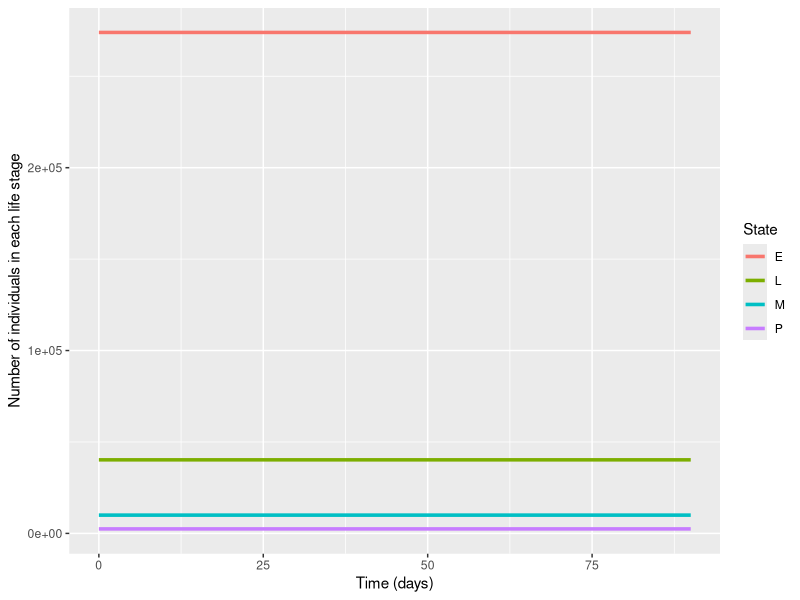
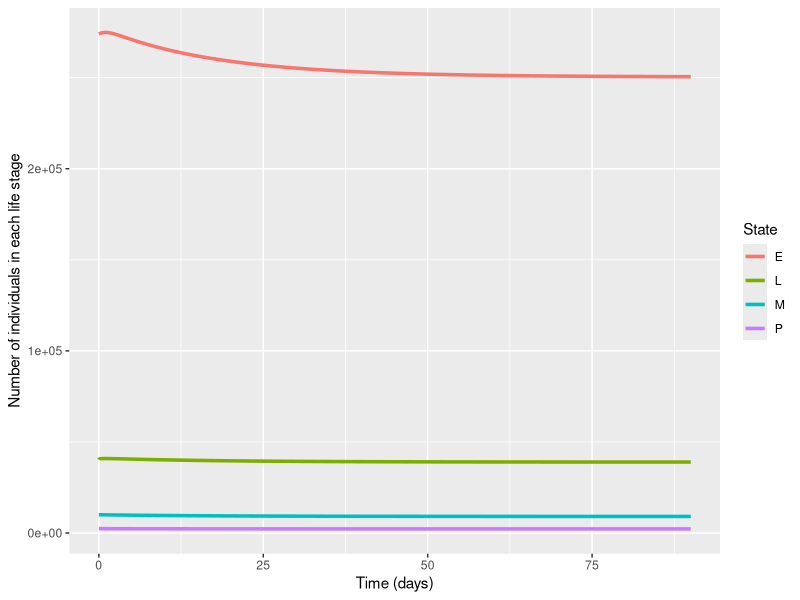
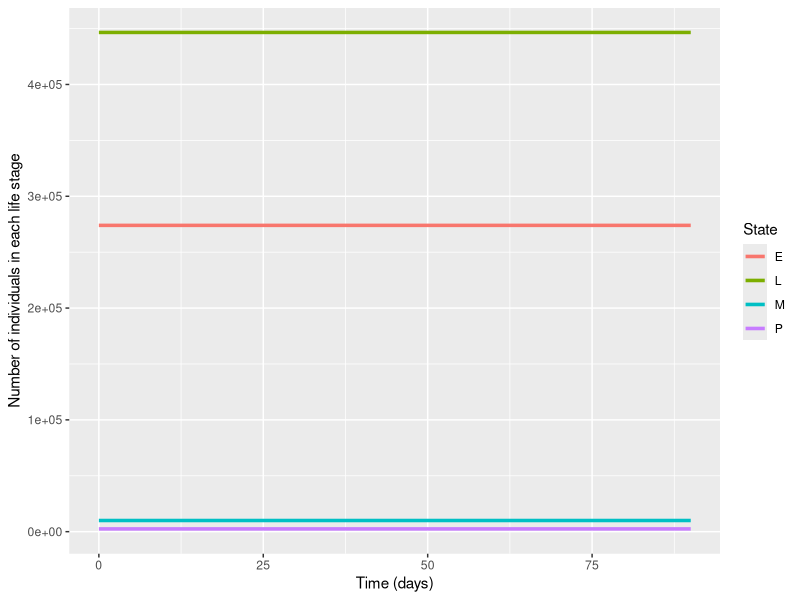
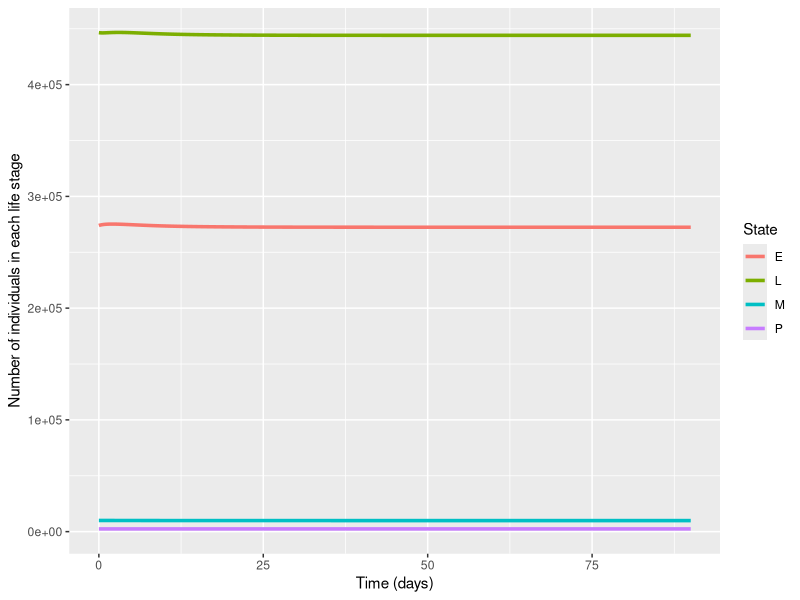

The R source for these figures, in order:
#################################################
## MASH EL4P MODEL ANALYTICS                   ##
## John Marshall (john.marshall@berkeley.edu)  ##
## 10/5/2017                                   ##
#################################################

#################################################
## VECTOR OF PARAMETERS:                       ##
#################################################

parameters <- c(
  M_eq = 10000, # Equilibrium number of adult female mosquitoes
  beta = 32, # Mean number of eggs laid per adult femal parameters["beta"]
  mu_E = 0.168, # Egg daily death rate
  mu_L = 0.168, # Larval daily death rate
  mu_P = 0.168, # Pupal daily death rate
  mu_M = 0.123, # Adult female daily death rate
  d_E = 1, # Mean duration of egg stage (days)
  d_L = 14, # Mean duration of larval stage (days)
  d_P = 1) # Mean duration of pupal stage (days)

numDays <- 3*30 # Simulation over 3 months

#################################################
## ELP DIFFERENTIAL EQUATIONS:                 ##
#################################################

library(deSolve)

# Derivatives function for Ross-Macdonald malaria model:
ELP_ODEs <- function(time, state, parameters) {

  # Parameters:
  M_eq <- parameters[["M_eq"]]
  beta <- parameters[["beta"]]
  mu_E <- parameters[["mu_E"]]
  mu_L <- parameters[["mu_L"]]
  mu_P <- parameters[["mu_P"]]
  mu_M <- parameters[["mu_M"]]
  d_E <- parameters[["d_E"]]
  d_L <- parameters[["d_L"]]
  d_P <- parameters[["d_P"]]

  # Equilibria & larval carrying capacity (derived):
  P_eq <- M_eq * 2 * d_P * mu_M
  E_eq <- beta * M_eq / (mu_E + (1/d_E))
  L_eq <- (mu_P + (1/d_P)) * d_L * P_eq
  K <- L_eq/(E_eq/(mu_L * d_E * L_eq) - 1/(mu_L * d_L) - 1)

  # States:
  E <- state["E"]
  L <- state["L"]
  P <- state["P"]
  M <- state["M"]

  # Derivatives:
  dE <- beta*M - mu_E*E - E/d_E
  dL <- E/d_E - mu_L*(1 + L/K)*L - L/d_L
  dP <- L/d_L - mu_P*P - P/d_P
  dM <- (1/2)*(P/d_P) - mu_M*M

  return(list(c(dE, dL, dP, dM)))
}

# Equilibria & larval carrying capacity (derived):
M_eq <- parameters[["M_eq"]]
beta <- parameters[["beta"]]
mu_E <- parameters[["mu_E"]]
mu_L <- parameters[["mu_L"]]
mu_P <- parameters[["mu_P"]]
mu_M <- parameters[["mu_M"]]
d_E <- parameters[["d_E"]]
d_L <- parameters[["d_L"]]
d_P <- parameters[["d_P"]]

P_eq <- M_eq * 2 * d_P * mu_M
E_eq <- beta * M_eq / (mu_E + (1/d_E))
L_eq <- (mu_P + (1/d_P)) * d_L * P_eq

## Trajectory for ELP immature form model:
trajectory <- ode(y = c(E = E_eq, L = L_eq, P = P_eq, M = M_eq),
                  times = seq(from = 0, to = numDays, by = 0.01),
                  parms = parameters, func = ELP_ODEs)

## The first few entries of the trajectory matrix:
head(trajectory)

## Convert the trajectory matrix into a data frame:
trajectory_df <- data.frame(trajectory)

## Plot the number of people in each state over time using "ggplot()":
library(ggplot2)

ggplot(trajectory_df, aes(x=time, y=trajectory_df, color=State)) +
  geom_line(aes(y = E, col = "E"), size = 1.2) +
  geom_line(aes(y = L, col = "L"), size = 1.2) +
  geom_line(aes(y = P, col = "P"), size = 1.2) +
  geom_line(aes(y = M, col = "M"), size = 1.2) +
  labs(x = "Time (days)", y = "Number of individuals in each life stage")

#################################################
## ELP DIFFERENCE EQUATIONS:                   ##
#################################################

timeStepSize <- 0.01 # Time-step size of 0.01 days

# Calculate trajectory predicted by a system of difference equations:

ELP_diffEqs <- function(parameters, numDays, timeStepSize) {

  # Extract parameters from parameter vector:
  M_eq <- parameters[["M_eq"]]
  beta <- parameters[["beta"]]
  mu_E <- parameters[["mu_E"]]
  mu_L <- parameters[["mu_L"]]
  mu_P <- parameters[["mu_P"]]
  mu_M <- parameters[["mu_M"]]
  d_E <- parameters[["d_E"]]
  d_L <- parameters[["d_L"]]
  d_P <- parameters[["d_P"]]

  # Equilibria & larval carrying capacity (derived):
  P_eq <- M_eq * 2 * d_P * mu_M
  E_eq <- beta * M_eq / (mu_E + (1/d_E))
  L_eq <- (mu_P + (1/d_P)) * d_L * P_eq
  K <- L_eq/(E_eq/(mu_L * d_E * L_eq) - 1/(mu_L * d_L) - 1)

  # Initial state values (equilibrium solution):
  E <- E_eq
  L <- L_eq
  P <- P_eq
  M <- M_eq
  time <- 0

  numTimeSteps <- (numDays / timeStepSize) + 1

  for (i in 2:numTimeSteps) {
    E[i] <- (beta*timeStepSize) * M[i-1] + exp(-mu_E*timeStepSize) * (1-(1-exp(-timeStepSize/d_E))) * E[i-1]
    L[i] <- exp(-mu_E*timeStepSize) * (1-exp(-timeStepSize/d_E)) * E[i-1] + exp(-mu_L*timeStepSize*(1+(L[i-1]/K))) * (1-(1-exp(-timeStepSize/d_L))) * L[i-1]
    P[i] <- exp(-mu_L*timeStepSize*(1+(L[i-1]/K))) * (1-exp(-timeStepSize/d_L)) * L[i-1] + exp(-mu_P*timeStepSize) * (1-(1-exp(-timeStepSize/d_P))) * P[i-1]
    M[i] <- exp(-mu_P*timeStepSize) * (1-exp(-timeStepSize/(2*d_P))) * P[i-1] + exp(-mu_M*timeStepSize) * M[i-1]
    time[i] <- time[i-1] + timeStepSize
  }

  ## Return the results as a data frame:
  results <- data.frame(E, L, P, M, time)
  return(results)
}

trajectory <- ELP_diffEqs(parameters, numDays, timeStepSize)

## The first few entries of the trajectory matrix:
head(trajectory)

## Convert the trajectory matrix into a data frame:
trajectory_df <- data.frame(trajectory)
time <- trajectory_df$time

## Plot the number of people in each state over time using "ggplot()":
library(ggplot2)

ggplot(trajectory_df, aes(x=time, y=trajectory_df, color=State)) +
  geom_line(aes(y = E, col = "E"), size = 1.2) +
  geom_line(aes(y = L, col = "L"), size = 1.2) +
  geom_line(aes(y = P, col = "P"), size = 1.2) +
  geom_line(aes(y = M, col = "M"), size = 1.2) +
  labs(x = "Time (days)", y = "Number of individuals in each life stage")

#################################################
## EL4P DIFFERENTIAL EQUATIONS:                ##
#################################################

library(deSolve)

# Derivatives function for Ross-Macdonald malaria model:
EL4P_ODEs <- function(time, state, parameters) {

  # Parameters:
  M_eq <- parameters[["M_eq"]]
  beta <- parameters[["beta"]]
  mu_E <- parameters[["mu_E"]]
  mu_L <- parameters[["mu_L"]]
  mu_P <- parameters[["mu_P"]]
  mu_M <- parameters[["mu_M"]]
  d_E <- parameters[["d_E"]]
  d_L <- parameters[["d_L"]]
  d_P <- parameters[["d_P"]]

  # Equilibria & larval carrying capacity (derived):
  P_eq <- M_eq * 2 * d_P * mu_M
  E_eq <- beta * M_eq / (mu_E + (1/d_E))
  L1_eq <- (beta^(3/4) * d_L * M_eq * (1 + d_P * mu_P)^(1/4) * mu_M^(1/4)) /
    (2^(7/4) * (1 + d_E * mu_E)^(3/4))
  L2_eq <- (beta^(2/4) * d_L * M_eq * (1 + d_P * mu_P)^(2/4) * mu_M^(2/4)) /
    (2^(6/4) * (1 + d_E * mu_E)^(2/4))
  L3_eq <- (beta^(1/4) * d_L * M_eq * (1 + d_P * mu_P)^(3/4) * mu_M^(3/4)) /
    (2^(5/4) * (1 + d_E * mu_E)^(1/4))
  L4_eq <- (d_L * M_eq * (1 + d_P * mu_P) * mu_M) / 2
  L_eq <- L1_eq + L2_eq + L3_eq + L4_eq
  K <- L_eq / (E_eq/(mu_L * d_E * L1_eq) - 4/(mu_L * d_L) - 1)

  # States:
  E <- state["E"]
  L1 <- state["L1"]
  L2 <- state["L2"]
  L3 <- state["L3"]
  L4 <- state["L4"]
  P <- state["P"]
  M <- state["M"]

  L <- L1 + L2 + L3 + L4

  # Derivatives:
  dE <- beta*M - mu_E*E - E/d_E
  dL1 <- E/d_E - mu_L*(1 + L/K)*L1 - 4*L1/d_L
  dL2 <- 4*L1/d_L - mu_L*(1 + L/K)*L2 - 4*L2/d_L
  dL3 <- 4*L2/d_L - mu_L*(1 + L/K)*L3 - 4*L3/d_L
  dL4 <- 4*L3/d_L - mu_L*(1 + L/K)*L4 - 4*L4/d_L
  dP <- 4*L4/d_L - mu_P*P - P/d_P
  dM <- (1/2)*(P/d_P) - mu_M*M

  return(list(c(dE, dL1, dL2, dL3, dL4, dP, dM)))
}

# Equilibria & larval carrying capacity (derived):
M_eq <- parameters[["M_eq"]]
beta <- parameters[["beta"]]
mu_E <- parameters[["mu_E"]]
mu_L <- parameters[["mu_L"]]
mu_P <- parameters[["mu_P"]]
mu_M <- parameters[["mu_M"]]
d_E <- parameters[["d_E"]]
d_L <- parameters[["d_L"]]
d_P <- parameters[["d_P"]]

P_eq <- M_eq * 2 * d_P * mu_M
E_eq <- beta * M_eq / (mu_E + (1/d_E))
L1_eq <- (beta^(3/4) * d_L * M_eq * (1 + d_P * mu_P)^(1/4) * mu_M^(1/4)) /
  (2^(7/4) * (1 + d_E * mu_E)^(3/4))
L2_eq <- (beta^(2/4) * d_L * M_eq * (1 + d_P * mu_P)^(2/4) * mu_M^(2/4)) /
  (2^(6/4) * (1 + d_E * mu_E)^(2/4))
L3_eq <- (beta^(1/4) * d_L * M_eq * (1 + d_P * mu_P)^(3/4) * mu_M^(3/4)) /
  (2^(5/4) * (1 + d_E * mu_E)^(1/4))
L4_eq <- (d_L * M_eq * (1 + d_P * mu_P) * mu_M) / 2
L_eq <- L1_eq + L2_eq + L3_eq + L4_eq

## Trajectory for ELP immature form model:
trajectory <- ode(y = c(E = E_eq, L1 = L1_eq, L2 = L2_eq, L3 = L3_eq,
                        L4 = L4_eq, P = P_eq, M = M_eq),
                  times = seq(from = 0, to = numDays, by = 0.01),
                  parms = parameters, func = EL4P_ODEs)

## The first few entries of the trajectory matrix:
head(trajectory)

## Convert the trajectory matrix into a data frame:
trajectory_df <- data.frame(trajectory)

trajectory_df$L <- trajectory_df$L1 + trajectory_df$L2 +
                   trajectory_df$L3 + trajectory_df$L4

## Plot the number of people in each state over time using "ggplot()":
library(ggplot2)

ggplot(trajectory_df, aes(x=time, y=trajectory_df, color=State)) +
  geom_line(aes(y = E, col = "E"), size = 1.2) +
  geom_line(aes(y = L, col = "L"), size = 1.2) +
  geom_line(aes(y = P, col = "P"), size = 1.2) +
  geom_line(aes(y = M, col = "M"), size = 1.2) +
  labs(x = "Time (days)", y = "Number of individuals in each life stage")

#################################################
## EL4P DIFFERENCE EQUATIONS:                  ##
#################################################

timeStepSize <- 0.01 # Time-step size of 0.01 days

# Calculate trajectory predicted by a system of difference equations:

EL4P_diffEqs <- function(parameters, numDays, timeStepSize) {

  # Extract parameters from parameter vector:
  M_eq <- parameters[["M_eq"]]
  beta <- parameters[["beta"]]
  mu_E <- parameters[["mu_E"]]
  mu_L <- parameters[["mu_L"]]
  mu_P <- parameters[["mu_P"]]
  mu_M <- parameters[["mu_M"]]
  d_E <- parameters[["d_E"]]
  d_L <- parameters[["d_L"]]
  d_P <- parameters[["d_P"]]

  # Equilibria & larval carrying capacity (derived):
  P_eq <- M_eq * 2 * d_P * mu_M
  E_eq <- beta * M_eq / (mu_E + (1/d_E))
  L1_eq <- (beta^(3/4) * d_L * M_eq * (1 + d_P * mu_P)^(1/4) * mu_M^(1/4)) /
    (2^(7/4) * (1 + d_E * mu_E)^(3/4))
  L2_eq <- (beta^(2/4) * d_L * M_eq * (1 + d_P * mu_P)^(2/4) * mu_M^(2/4)) /
    (2^(6/4) * (1 + d_E * mu_E)^(2/4))
  L3_eq <- (beta^(1/4) * d_L * M_eq * (1 + d_P * mu_P)^(3/4) * mu_M^(3/4)) /
    (2^(5/4) * (1 + d_E * mu_E)^(1/4))
  L4_eq <- (d_L * M_eq * (1 + d_P * mu_P) * mu_M) / 2
  L_eq <- L1_eq + L2_eq + L3_eq + L4_eq
  K <- L_eq / (E_eq/(mu_L * d_E * L1_eq) - 4/(mu_L * d_L) - 1)

  # Initial state values (equilibrium solution):
  E <- E_eq
  L1 <- L1_eq
  L2 <- L2_eq
  L3 <- L3_eq
  L4 <- L4_eq
  L <- L_eq
  P <- P_eq
  M <- M_eq
  time <- 0

  numTimeSteps <- (numDays / timeStepSize) + 1

  for (i in 2:numTimeSteps) {
    E[i] <- (beta*timeStepSize) * M[i-1] + exp(-mu_E*timeStepSize) * (1-(1-exp(-timeStepSize/d_E))) * E[i-1]
    L1[i] <- exp(-mu_E*timeStepSize) * (1-exp(-timeStepSize/d_E)) * E[i-1] + exp(-mu_L*timeStepSize*(1+(L[i-1]/K))) * (1-(1-exp(-4*timeStepSize/d_L))) * L1[i-1]
    L2[i] <- exp(-mu_L*timeStepSize*(1+(L[i-1]/K))) * ((1-exp(-4*timeStepSize/d_L)) * L1[i-1] + (1-(1-exp(-4*timeStepSize/d_L))) * L2[i-1])
    L3[i] <- exp(-mu_L*timeStepSize*(1+(L[i-1]/K))) * ((1-exp(-4*timeStepSize/d_L)) * L2[i-1] + (1-(1-exp(-4*timeStepSize/d_L))) * L3[i-1])
    L4[i] <- exp(-mu_L*timeStepSize*(1+(L[i-1]/K))) * ((1-exp(-4*timeStepSize/d_L)) * L3[i-1] + (1-(1-exp(-4*timeStepSize/d_L))) * L4[i-1])
    P[i] <- exp(-mu_L*timeStepSize*(1+(L[i-1]/K))) * (1-exp(-4*timeStepSize/d_L)) * L4[i-1] + exp(-mu_P*timeStepSize) * (1-(1-exp(-timeStepSize/d_P))) * P[i-1]
    M[i] <- exp(-mu_P*timeStepSize) * (1-exp(-timeStepSize/(2*d_P))) * P[i-1] + exp(-mu_M*timeStepSize) * M[i-1]
    time[i] <- time[i-1] + timeStepSize
    L[i] <- L1[i] + L2[i] + L3[i] + L4[i]
  }

  ## Return the results as a data frame:
  results <- data.frame(E, L1, L2, L3, L4, L, P, M, time)
  return(results)
}

trajectory <- EL4P_diffEqs(parameters, numDays, timeStepSize)

## The first few entries of the trajectory matrix:
head(trajectory)

## Convert the trajectory matrix into a data frame:
trajectory_df <- data.frame(trajectory)
time <- trajectory_df$time

## Plot the number of people in each state over time using "ggplot()":
library(ggplot2)

ggplot(trajectory_df, aes(x=time, y=trajectory_df, color=State)) +
  geom_line(aes(y = E, col = "E"), size = 1.2) +
  geom_line(aes(y = L, col = "L"), size = 1.2) +
  geom_line(aes(y = P, col = "P"), size = 1.2) +
  geom_line(aes(y = M, col = "M"), size = 1.2) +
  labs(x = "Time (days)", y = "Number of individuals in each life stage")


#################################################
## EL4P EQUILIBRIUM SOLUTIONS:                 ##
#################################################

# given a lambda, we need to get K
EL4P_fitK <- function(lambda, beta = 32, mu_E = 0.168, mu_L = 0.168, mu_P = 0.168, mu_M = 0.123, d_E = 1, d_L = 14, d_P = 1){

  out = list()

  out$P_eq <- lambda / (2 * d_P)
  out$M_eq <- out$P_eq / (2 * d_P * mu_M)
  out$E_eq <- beta * out$M_eq / (mu_E + (1/d_E))
  out$L1_eq <- (beta^(3/4) * d_L * out$M_eq * (1 + d_P * mu_P)^(1/4) * mu_M^(1/4)) /
    (2^(7/4) * (1 + d_E * mu_E)^(3/4))
  out$L2_eq <- (beta^(2/4) * d_L * out$M_eq * (1 + d_P * mu_P)^(2/4) * mu_M^(2/4)) /
    (2^(6/4) * (1 + d_E * mu_E)^(2/4))
  out$L3_eq <- (beta^(1/4) * d_L * out$M_eq * (1 + d_P * mu_P)^(3/4) * mu_M^(3/4)) /
    (2^(5/4) * (1 + d_E * mu_E)^(1/4))
  out$L4_eq <- (d_L * out$M_eq * (1 + d_P * mu_P) * mu_M) / 2
  out$L_eq <- out$L1_eq + out$L2_eq + out$L3_eq + out$L4_eq
  out$K <- out$L_eq / (out$E_eq/(mu_L * d_E * out$L1_eq) - 4/(mu_L * d_L) - 1)

  return(out)
}
